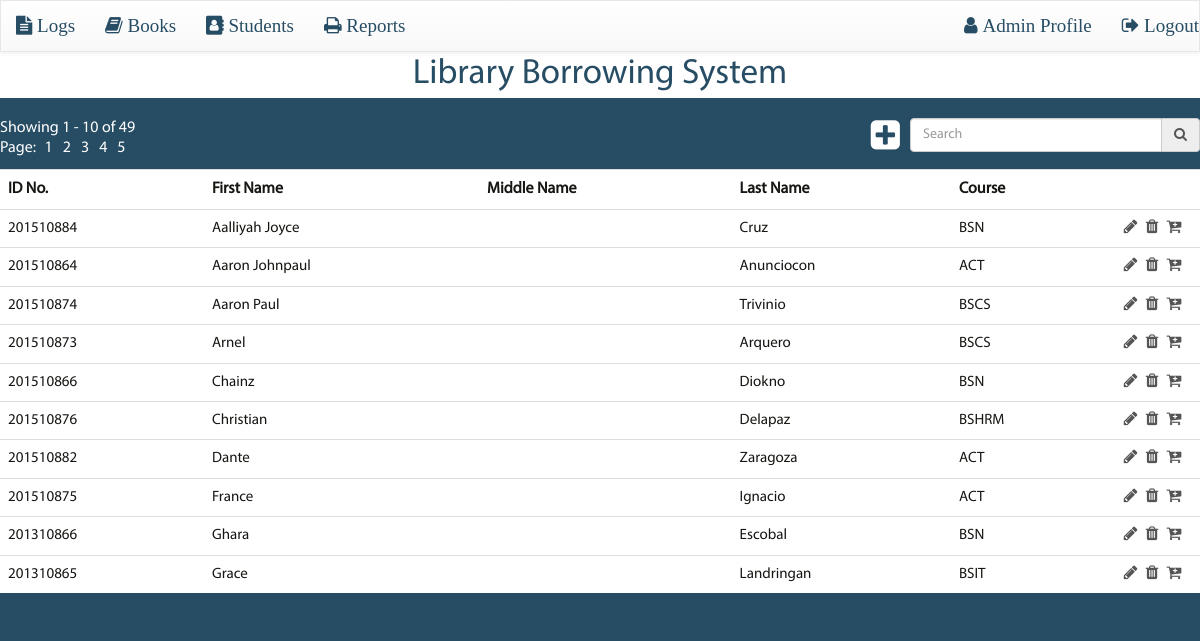
/students.php (signed in), run on the app's committed database.
### tables this page shows
CREATE TABLE `students` (
  `student_id` int(6) unsigned NOT NULL AUTO_INCREMENT,
  `id_no` varchar(20) DEFAULT NULL,
  `fname` varchar(100) NOT NULL,
  `mname` varchar(100) DEFAULT NULL,
  `lname` varchar(100) NOT NULL,
  `course` varchar(50) DEFAULT NULL,
  PRIMARY KEY (`student_id`),
  UNIQUE KEY `unique_id_no` (`id_no`)
);

### functions.inc.php (called while the page is built, shortened)
<?php
function verify_session() {
    if (isset($_SESSION['logged_in'])) {
        $user_role = $_SESSION['user_role'];
    }
    else {
        header('location: login.php');
        die();
    }
}
?>

### students.php (the view, shortened to what this page needs)
<?php
require_once('config.inc.php');
require_once('functions.inc.php');
$pdo = connect();
$offset = 0;
$count = 10;
$search = '';
try {
    $query_students = "SELECT * FROM students
                       WHERE
                       id_no LIKE :id_no OR
                       fname LIKE :fname OR
                       mname LIKE :mname OR
                       lname LIKE :lname OR
                       course LIKE :course
                       ORDER BY fname, lname, course";
    $students = $pdo->prepare($query_students);
    $students->bindValue(':id_no', "%$search%", PDO::PARAM_STR);
    $students->bindValue(':fname', "%$search%", PDO::PARAM_STR);
    $students->bindValue(':mname', "%$search%", PDO::PARAM_STR);
    $students->bindValue(':lname', "%$search%", PDO::PARAM_STR);
    $students->bindValue(':course', "%$search%", PDO::PARAM_STR);
    $query_limit_students = "SELECT * FROM students
                             WHERE
                             id_no LIKE :id_no OR
                             fname LIKE :fname OR
                             mname LIKE :mname OR
                             lname LIKE :lname OR
                             course LIKE :course
                             ORDER BY fname, lname, course
                             LIMIT :offset, :count";
    $limit_students = $pdo->prepare($query_limit_students);
    $limit_students->bindValue(':id_no', "%$search%", PDO::PARAM_STR);
    $limit_students->bindValue(':fname', "%$search%", PDO::PARAM_STR);
    $limit_students->bindValue(':mname', "%$search%", PDO::PARAM_STR);
    $limit_students->bindValue(':lname', "%$search%", PDO::PARAM_STR);
    $limit_students->bindValue(':course', "%$search%", PDO::PARAM_STR);
    $limit_students->bindValue(':offset', $offset, PDO::PARAM_INT);
    $limit_students->bindValue(':count', $count, PDO::PARAM_INT);
    $students->execute();
    $num_students = $students->rowCount();
    $limit_students->execute();
    $rows_limit_students = $limit_students->fetchAll(PDO::FETCH_ASSOC);
    $total_pages = ceil($num_students / $count);
}
catch(PDOException $e) {
    echo 'PDOException : '.$e->getMessage();
}
?>
<!DOCTYPE html>
<html lang="en">
<head>
    <?php require_once('styles.inc.php'); ?>
</head>
<body id="page-students" class="<?php echo $user_role; ?>">
    <?php include_once('header.inc.php'); ?>
    <div id="container">
        <div class="wrap">
            <div id="table-head-bar">
                <div class="pagination">
                    <?php
                    $low_offset = $offset + 1;
                    $high_offset = $offset + $count;
                    if ($num_students >= 1) {
                        echo 'Showing '.$low_offset.' - '.$high_offset.' of '.$num_students.'<br>';
                        echo 'Page: ';
                        for ($i=1; $i<=$total_pages; $i++) {
                            echo '<a href="'.$php_self.'?search='.$search.'&page='.$i.'">'.$i.'</a>';
                        }
                    }
                    ?>
                </div>
                <div id="search-wrap">
                    <a class="fa fa-plus-square add-student" href="add-student.php"></a>
                    <form id="search-form" action="<?php echo $php_self; ?>" method="get">
                        <div class="input-group">
                            <input type="text" class="form-control" id="search" name="search" placeholder="Search">
                            <div class="input-group-addon"><i class="fa fa-search"></i></div>
                        </div>
                    </form>
                </div>
            </div>
            <div id="students-wrap" class="table-responsive">
                <table id="students" class="table table-hover">
                    <tr>
                        <th>ID No.</th>
                        <th>First Name</th>
                        <th>Middle Name</th>
                        <th>Last Name</th>
                        <th>Course</th>
                        <th>&nbsp;</th>
                    </tr>
                    <?php
                    foreach($rows_limit_students as $row):
                        $student_id = $row['student_id'];
                        $id_no = $row['id_no'];
                        $fname = $row['fname'];
                        $lname = $row['lname'];
                        $course = $row['course'];
                    ?>
                    <tr id="student-id-<?php echo $student_id; ?>" class="student-row">
                        <td>
                            <span class="id-no row-col-data"><?php echo $id_no; ?></span>
                        </td>
                        <td>
                            <span class="fname row-col-data"><?php echo $fname; ?></span>
                        </td>
                        <td>
                        </td>
                        <td>
                            <span class="lname row-col-data"><?php echo $lname; ?></span>
                        </td>
                        <td>
                            <span class="course row-col-data"><?php echo $course; ?></span>
                        </td>
                        <td class="action">
                            <a class="fa fa-pencil edit-student" href="#"></a>
                            <a class="fa fa-trash delete-student" href="#"></a>
                            <a class="fa fa-cart-plus borrow-book" title="Borrow" href="add-log.php?id_no=<?php echo $id_no; ?>"></a>
                        </td>
                    </tr>
                    <?php endforeach; ?>
                </table>
            </div>
        </div>
    </div>
</body>
</html>

### css/style.css (style rules this page uses)
html { font-size: 16px; font-size: 62.5%; }
body { font-family: 'Myriad Pro', Arial, Helvetica, sans-serif; font-size: 16px; font-size: 1.6rem; font-weight: 400; line-height: 1.3; background-repeat: no-repeat; background-position: center top; background-size: cover; color: #ffffff; background-color: #274D64; }
a { color: #ffffff; }
.wrap { width: 100%; margin: 0 auto; padding: 20px 0; }
.wrap:after, .navbar-wrap:after { content: ""; display: table; clear: both; }
#table-head-bar:after { content: ""; display: table; clear: both; }
.pagination { margin: 0; }
.pagination a { display: inline-block; padding: 0 5px; }
#search-wrap:after { content: ""; display: table; clear: both; }
#search-wrap .add-log, #search-wrap .add-book, #search-wrap .add-student, #search-wrap .generate-report { font-size: 34px; display: block; float: left; }
#search-wrap #search-form { float: left; margin-left: 10px; }
#search-wrap .input-group { width: 290px; }
.table-responsive { border: none; color:; }
.table { width: 100%; color: #555555; background-color: #ffffff; margin-top: 10px; margin-bottom: 0; }
.table a, .table a:hover { color: #555555; }
.table th, td { padding: 2px 8px; line-height: 1; }
.table th { color: #161713; padding: 4px 8px; font-size: 16px; }
.table td, .table .form-control { color: #161713; font-size: 15.5px; font-size: 1.5rem; }
.table .action { text-align: center; vertical-align: middle; width: 100px; }
.table .action .fa { margin-left: 5px; font-size: 16px; font-size: 1.6rem; }

### css/media.css (style rules this page uses)
@media (min-width: 768px) { #table-head-bar .pagination { float: left; } }
@media (min-width: 768px) { #table-head-bar #search-wrap { float: right; } }
@media (min-width: 768px) { #table-head-bar input { display: inline-block; } }
@media (min-width: 1200px) { .wrap, .navbar-wrap { max-width: 1200px; } }

### data on the page
students: id_no "201510884", fname "Aalliyah Joyce", lname "Cruz", course "BSN"
students: id_no "201510864", fname "Aaron Johnpaul", lname "Anunciocon", course "ACT"
students: id_no "201510874", fname "Aaron Paul", lname "Trivinio", course "BSCS"
students: id_no "201510873", fname "Arnel", lname "Arquero", course "BSCS"
students: id_no "201510866", fname "Chainz", lname "Diokno", course "BSN"
students: id_no "201510876", fname "Christian", lname "Delapaz", course "BSHRM"
students: id_no "201510882", fname "Dante", lname "Zaragoza", course "ACT"
students: id_no "201510875", fname "France", lname "Ignacio", course "ACT"
students: id_no "201310866", fname "Ghara", lname "Escobal", course "BSN"
students: id_no "201310865", fname "Grace", lname "Landringan", course "BSIT"

### other printed values
$low_offset "1"
$high_offset "10"
$num_students "49"
